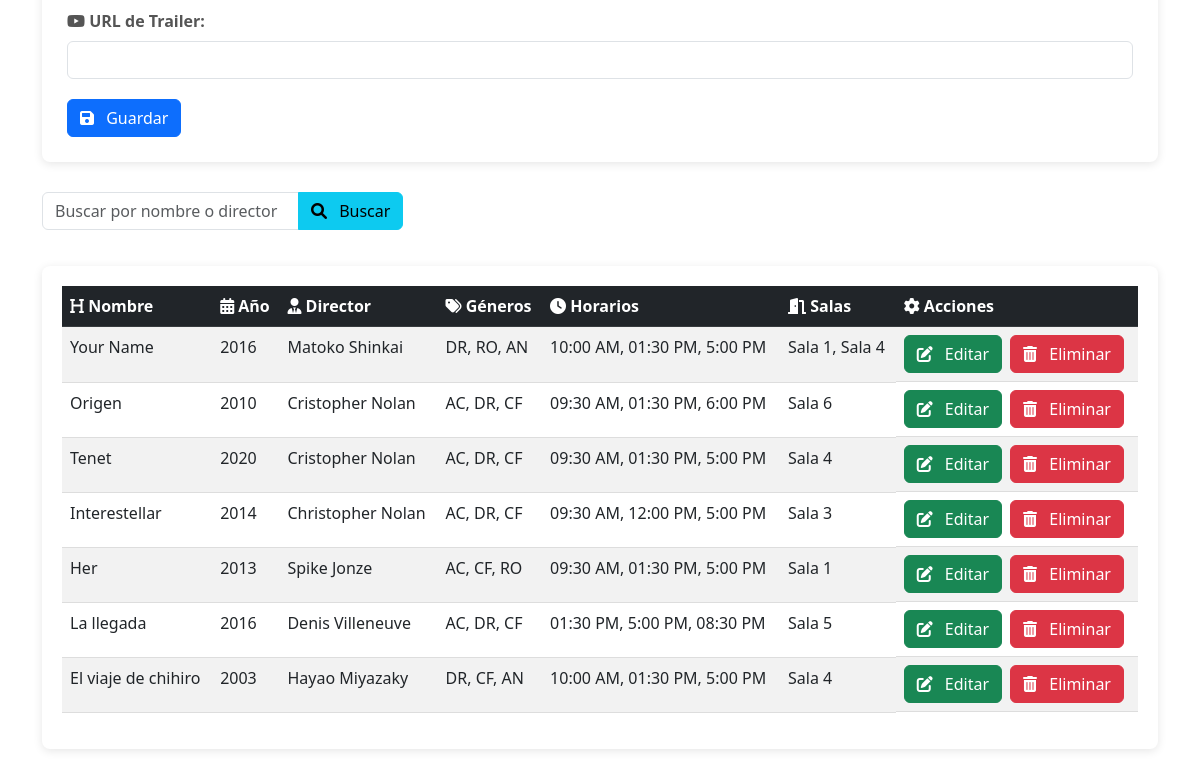
/peliculas/ (lower part), run on an earlier commit of the app's database.
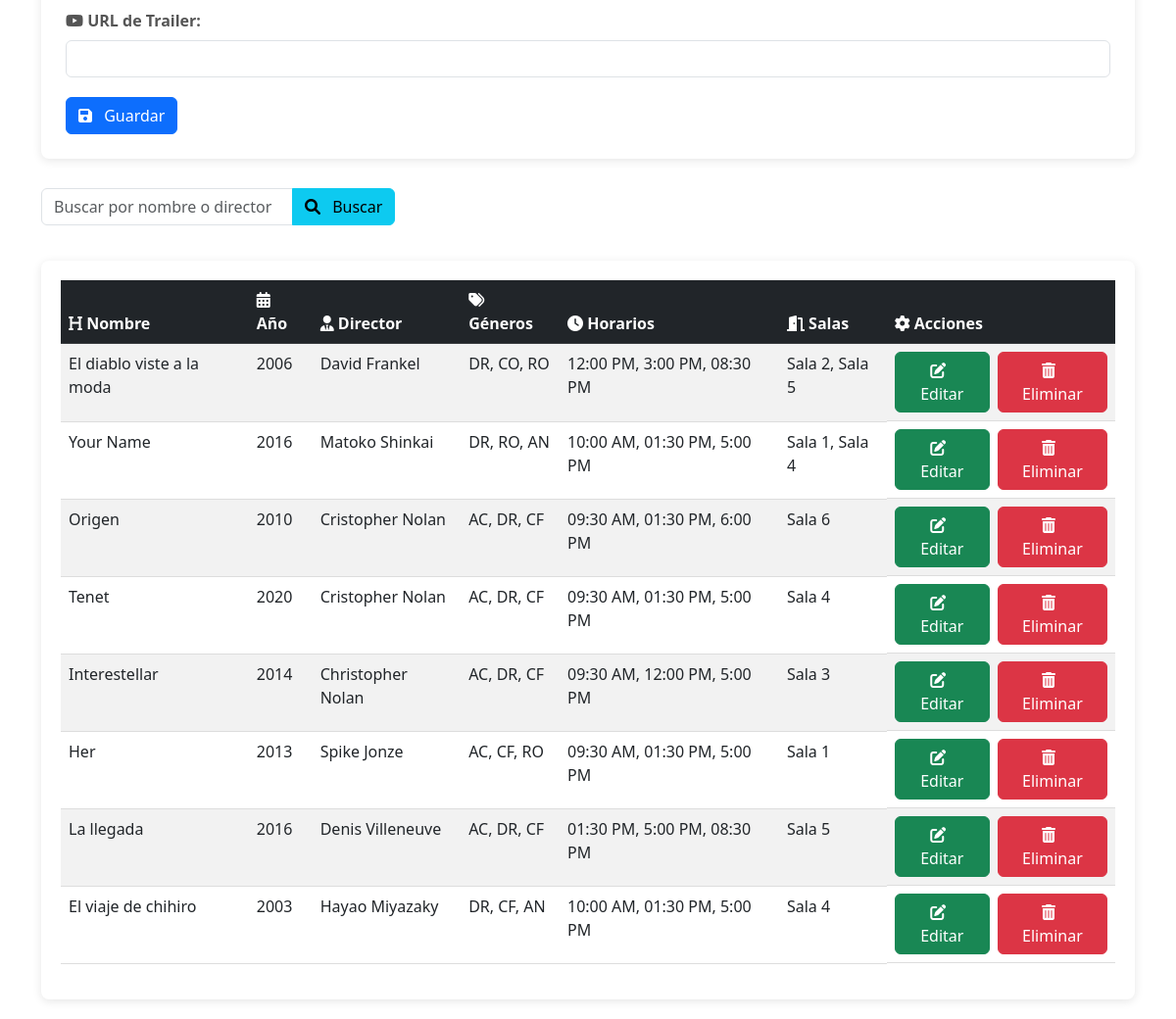
And on a later commit of the database.
### myapp/models.py (models this page shows, shortened)
class Pelicula(models.Model):
    GENERO_CHOICES = [
        ('AC', 'Acción'),
        ('DR', 'Drama'),
        ('CO', 'Comedia'),
        ('TE', 'Terror'),
        ('CF', 'Ciencia Ficción'),
        ('RO', 'Romance'),
        ('DO', 'Documental'),
        ('AN', 'Animacion')
    ]
    HORARIOS_DISPONIBLES = [
        '09:30 AM',
        '10:00 AM',
        '12:00 PM',
        '01:30 PM',
        '3:00 PM',
        '5:00 PM',
        '6:00 PM',
        '08:30 PM'
    ]
    SALAS_DISPONIBLES = [
        'Sala 1',
        'Sala 2',
        'Sala 3',
        'Sala 4',
        'Sala 5',
        'Sala 6'
    ]
    nombre = models.CharField(max_length=255)
    anio = models.IntegerField()
    director = models.CharField(max_length=255)
    imagen_url = models.URLField()
    trailer_url = models.URLField()
    generos = models.CharField(max_length=255)
    horarios = models.CharField(max_length=255, blank=True, null=True)
    salas = models.CharField(max_length=255, blank=True, null=True)
    fecha_creacion = models.DateTimeField(auto_now_add=True)
    def get_generos_list(self):
        return self.generos.split(",") if self.generos else []
    def get_horarios_list(self):
        return [h.strip() for h in self.horarios.split(",")] if self.horarios else []
    def get_salas_list(self):
        return [s.strip() for s in self.salas.split(",")] if self.salas else []
    class Meta:
        db_table = 'peliculas'

### myapp/views.py (the view, shortened to what this page needs)
# urls.py: path('peliculas/', views.peliculas, name= 'peliculas'),
@csrf_exempt
def peliculas(request):
    peliculas_list = Pelicula.objects.all().order_by('-fecha_creacion')
    busqueda = request.GET.get('busqueda', '').strip()
    if busqueda:
        peliculas_list = peliculas_list.filter(
            Q(nombre__icontains=busqueda) |
            Q(director__icontains=busqueda)
        )
    generos_choices = dict(Pelicula.GENERO_CHOICES)
    horarios_disponibles = Pelicula.HORARIOS_DISPONIBLES
    salas_disponibles = Pelicula.SALAS_DISPONIBLES
    pelicula_editar = None
    if 'editar' in request.GET:
        nombre = request.GET.get('editar')
        try:
            pelicula_editar = Pelicula.objects.get(nombre=nombre)
        except Pelicula.DoesNotExist:
            messages.error(request, f'No se encontró la película "{nombre}" para editar')
    context = {
        'peliculas': peliculas_list,
        'GENERO_CHOICES_DICT': generos_choices,
        'HORARIOS_DISPONIBLES': horarios_disponibles,
        'SALAS_DISPONIBLES': salas_disponibles,
        'pelicula_editar': pelicula_editar,
        'busqueda': busqueda,
    }
    return render(request, 'peliculas.html', context)

### myapp/templates/peliculas.html (shortened to what the changed rows need)
{% load static %}
<!DOCTYPE html>
<html lang="es">
<head>
    <link rel="stylesheet" href="{% static 'styles/peliculas.css' %}">
    <link rel="stylesheet" href="https://cdnjs.cloudflare.com/ajax/libs/font-awesome/6.0.0/css/all.min.css">
    <link href="https://cdn.jsdelivr.net/npm/bootstrap@5.3.0/dist/css/bootstrap.min.css" rel="stylesheet">
</head>
<body>
    <div class="container">
        <div class="table-responsive">
            <table class="movie-table table table-striped table-hover">
                <thead class="table-dark">
                    <tr>
                        <th><i class="fas fa-heading"></i> Nombre</th>
                        <th><i class="fas fa-calendar-alt"></i> Año</th>
                        <th><i class="fas fa-user-tie"></i> Director</th>
                        <th><i class="fas fa-tags"></i> Géneros</th>
                        <th><i class="fas fa-clock"></i> Horarios</th>
                        <th><i class="fas fa-door-open"></i> Salas</th>
                        <th><i class="fas fa-cog"></i> Acciones</th>
                    </tr>
                </thead>
                <tbody>
                    {% for pelicula in peliculas %}
                    <tr>
                        <td>{{ pelicula.nombre }}</td>
                        <td>{{ pelicula.anio }}</td>
                        <td>{{ pelicula.director }}</td>
                        <td>{{ pelicula.get_generos_list|join:", " }}</td>
                        <td>{{ pelicula.get_horarios_list|join:", " }}</td>
                        <td>{{ pelicula.get_salas_list|join:", " }}</td>
                            <td class="action-buttons">
                                <a href="{% url 'peliculas' %}?editar={{ pelicula.nombre|urlencode }}"
                                class="btn btn-success">
                                    <i class="fas fa-edit"></i> Editar
                                </a>
                                <form method="POST" action="{% url 'peliculas' %}" style="display: inline;">
                                    <button type="submit" class="btn btn-danger"
                                            onclick="return confirm('¿Estás seguro de eliminar esta película?');">
                                        <i class="fas fa-trash-alt"></i> Eliminar
                                    </button>
                                </form>
                            </td>
                    </tr>
                    {% empty %}
                    <tr>
                        <td colspan="7" class="text-center">No hay películas registradas</td>
                    </tr>
                    {% endfor %}
                </tbody>
            </table>
        </div>
    </div>
</body>
</html>

What changed in the data, as far as the page shows it:
added Pelicula: nombre "El diablo viste a la moda", anio "2006", director "David Frankel", get_generos_list "DR, CO, RO", get_horarios_list "12:00 PM, 3:00 PM, 08:30 PM", get_salas_list "Sala 2, Sala 5"
